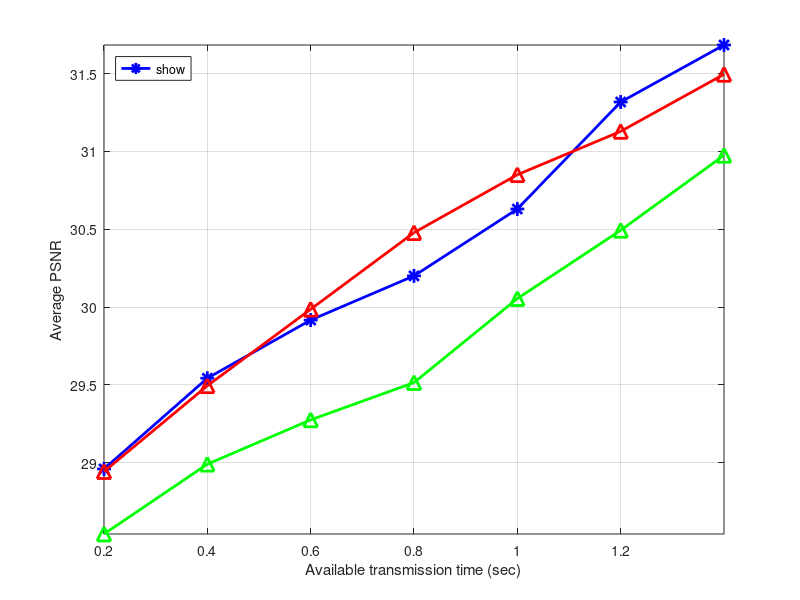
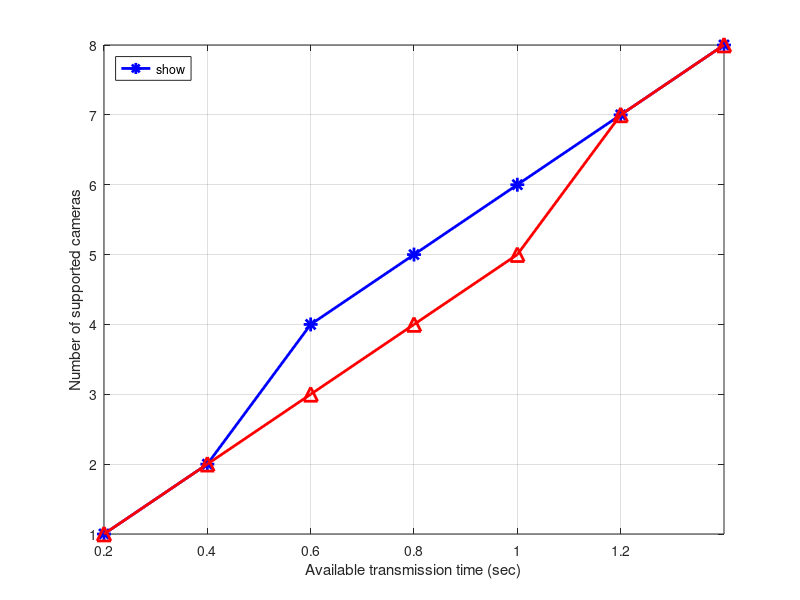

The MATLAB source for these figures, in order:
clc;
clear;

time = [0.2 0.4 0.6 0.8 1.0 1.2 1.4]; % sec
trellis = [28.9598 29.5429 29.9164 30.2003 30.6299 31.3172 31.6835];
greedySNR = [28.9432 29.4944 29.9860 30.4781 30.8502 31.1287 31.4953];
greedySNRNoCorr = [28.5421 28.9907 29.2754 29.5148 30.0543 30.4931 30.9749]

trellisSupNum = [1 2 4 5 6 7 8];
greedySNRSupNum = [1 2 3 4 5 7 8];

% Plot PSNR
figure(1);
plot(time,trellis,'*-','LineWidth',2,'DisplayName','Trellis based algorithm','Color','b','MarkerSize',10); hold on;
plot(time,greedySNR,'^-','LineWidth',2,'DisplayName','Greedy with correlation','Color','r','MarkerSize',10); hold on;
plot(time,greedySNRNoCorr,'^-','LineWidth',2,'DisplayName','Greedy without correlation','Color','g','MarkerSize',10);
legend('show','location','NorthWest');
axis([-inf inf -inf inf]);
ylabel('Average PSNR');
xlabel('Available transmission time (sec)');
grid on;

% Plot number of supported cameras
figure(2);
plot(time,trellisSupNum,'*-','LineWidth',2,'DisplayName','Trellis based algorithm','Color','b','MarkerSize',10); hold on;
plot(time,greedySNRSupNum,'^-','LineWidth',2,'DisplayName','Greedy algorithm','Color','r','MarkerSize',10);
legend('show','location','NorthWest');
axis([-inf inf -inf inf]);
ylabel('Number of supported cameras');
xlabel('Available transmission time (sec)');
grid on;